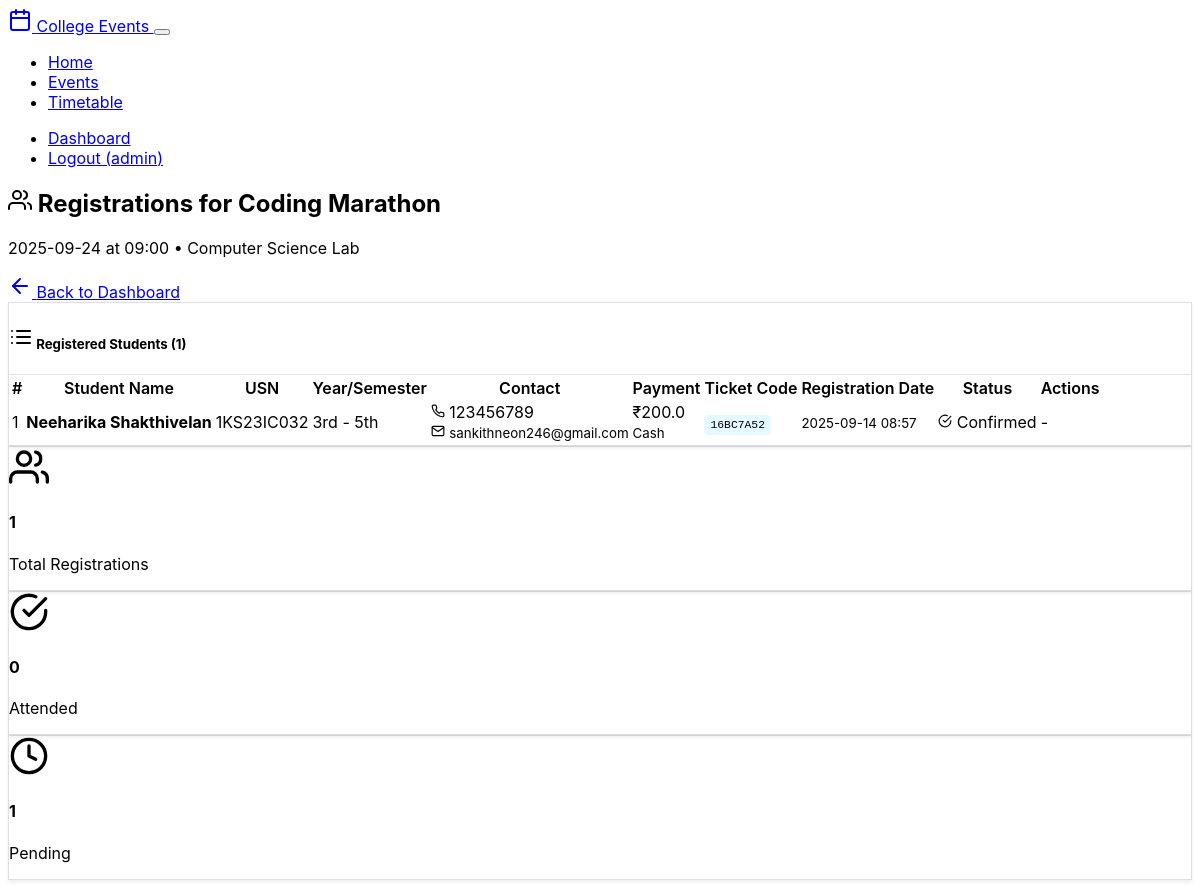
/admin/event/2/registrations (signed in), run on the app's committed database.
### app.py (models this page shows, shortened)
class Event(db.Model):
    id = db.Column(db.Integer, primary_key=True)
    name = db.Column(db.String(200), nullable=False)
    description = db.Column(db.Text, nullable=False)
    rules = db.Column(db.Text, nullable=False)
    prize = db.Column(db.String(100), nullable=False)
    registration_fee = db.Column(db.Float, nullable=False, default=0.0)
    date = db.Column(db.String(20), nullable=False)
    time = db.Column(db.String(20), nullable=False)
    venue = db.Column(db.String(200), nullable=False)
    lead_name = db.Column(db.String(100), nullable=False)
    lead_phone = db.Column(db.String(15), nullable=False)
    created_at = db.Column(db.DateTime, default=datetime.utcnow)

class Registration(db.Model):
    id = db.Column(db.Integer, primary_key=True)
    student_id = db.Column(db.Integer, db.ForeignKey('student.id'), nullable=False)
    event_id = db.Column(db.Integer, db.ForeignKey('event.id'), nullable=False)
    payment_id = db.Column(db.Integer, db.ForeignKey('payment.id'), nullable=False)
    ticket_code = db.Column(db.String(20), unique=True, nullable=False)
    blockchain_hash = db.Column(db.String(64), nullable=False)
    registration_status = db.Column(db.String(20), default='pending')  # 'pending', 'confirmed', 'cancelled'
    registered_at = db.Column(db.DateTime, default=datetime.utcnow)
    student = db.relationship('Student', backref=db.backref('registrations', lazy=True))
    event = db.relationship('Event', backref=db.backref('registrations', lazy=True))
    payment = db.relationship('Payment', backref=db.backref('registration', uselist=False, lazy=True))

class Student(db.Model):
    id = db.Column(db.Integer, primary_key=True)
    name = db.Column(db.String(100), nullable=False)
    usn = db.Column(db.String(20), unique=True, nullable=False)
    year = db.Column(db.String(10), nullable=False)
    semester = db.Column(db.String(10), nullable=False)
    phone = db.Column(db.String(15), nullable=False)
    email = db.Column(db.String(100), nullable=False)
    created_at = db.Column(db.DateTime, default=datetime.utcnow)

class Payment(db.Model):
    id = db.Column(db.Integer, primary_key=True)
    payment_method = db.Column(db.String(20), nullable=False)  # 'online' or 'cash'
    transaction_id = db.Column(db.String(100))  # For online payments
    amount = db.Column(db.Float, nullable=False)
    payment_status = db.Column(db.String(20), default='pending')  # 'pending', 'verified', 'failed'
    payment_date = db.Column(db.DateTime, default=datetime.utcnow)
    verified_by_admin = db.Column(db.Integer, db.ForeignKey('admin.id'))
    verified_at = db.Column(db.DateTime)

### app.py (the view)
@app.route('/admin/event/<int:event_id>/registrations')
def event_registrations(event_id):
    if 'admin_id' not in session:
        flash('Please login to access this page', 'error')
        return redirect(url_for('admin_login'))
    event = Event.query.get_or_404(event_id)
    registrations = db.session.query(Registration, Student, Payment).join(Student).join(Payment).filter(Registration.event_id == event_id).all()
    return render_template('event_registrations.html', event=event, registrations=registrations)

### templates/event_registrations.html (shortened to what this page needs)
{% extends "base.html" %}
{% block content %}
<div class="d-flex justify-content-between align-items-center mb-4">
    <div>
        <h2>
            <i data-feather="users" class="me-2"></i>
            Registrations for {{ event.name }}
        </h2>
        <p class="text-muted mb-0">{{ event.date }} at {{ event.time }} • {{ event.venue }}</p>
    </div>
    <a href="{{ url_for('admin_dashboard') }}" class="btn btn-secondary">
        <i data-feather="arrow-left" class="me-2"></i>
        Back to Dashboard
    </a>
</div>
<div class="card">
    <div class="card-header">
        <h5 class="card-title mb-0">
            <i data-feather="list" class="me-2"></i>
            Registered Students ({{ registrations|length }})
        </h5>
    </div>
    <div class="card-body">
        {% if registrations %}
        <div class="table-responsive">
            <table class="table table-hover">
                <thead>
                    <tr>
                        <th>#</th>
                        <th>Student Name</th>
                        <th>USN</th>
                        <th>Year/Semester</th>
                        <th>Contact</th>
                        <th>Payment</th>
                        <th>Ticket Code</th>
                        <th>Registration Date</th>
                        <th>Status</th>
                        <th>Actions</th>
                    </tr>
                </thead>
                <tbody>
                    {% for registration, student, payment in registrations %}
                    <tr>
                        <td>{{ loop.index }}</td>
                        <td>
                            <strong>{{ student.name }}</strong>
                        </td>
                        <td>
                            <span class="badge bg-primary">{{ student.usn }}</span>
                        </td>
                        <td>{{ student.year }} - {{ student.semester }}</td>
                        <td>
                            <div>
                                <i data-feather="phone" width="14" height="14" class="me-1"></i>
                                {{ student.phone }}
                            </div>
                            <div>
                                <i data-feather="mail" width="14" height="14" class="me-1"></i>
                                <small class="text-muted">{{ student.email }}</small>
                            </div>
                        </td>
                        <td>
                            {% if payment.amount == 0 %}
                            <span class="badge bg-success">FREE</span>
                            {% else %}
                            <div>₹{{ payment.amount }}</div>
                            <small class="text-muted">{{ payment.payment_method.title() }}</small>
                            </div>
                            {% endif %}
                        <td>
                            <code class="text-info">{{ registration.ticket_code }}</code>
                        </td>
                        <td>
                            <small>{{ registration.registered_at.strftime('%Y-%m-%d %H:%M') }}</small>
                        </td>
                        <td>
                            {% if registration.attendance %}
                            <span class="badge bg-success">
                                <i data-feather="check" width="14" height="14" class="me-1"></i>
                                Present
                            </span>
                            <br>
                            <small class="text-muted">{{ registration.attendance[0].marked_at.strftime('%Y-%m-%d %H:%M') }}</small>
                            {% elif payment.payment_status == 'verified' %}
                            <span class="badge bg-info">
                                <i data-feather="check-circle" width="14" height="14" class="me-1"></i>
                                Confirmed
                            </span>
                            {% elif payment.payment_status == 'pending' %}
                            <span class="badge bg-warning">
                                <i data-feather="clock" width="14" height="14" class="me-1"></i>
                                Payment Pending
                            </span>
                            {% else %}
                            <span class="badge bg-secondary">
                                <i data-feather="help-circle" width="14" height="14" class="me-1"></i>
                                Unknown
                            </span>
                            {% endif %}
                        </td>
                        <td>
                            {% if payment.payment_status == 'pending' and payment.payment_method == 'cash' %}
                            <form method="POST" action="{{ url_for('verify_payment', payment_id=payment.id) }}" class="d-inline">
                                <button type="submit" class="btn btn-sm btn-success"
                                        onclick="return confirm('Confirm cash payment of ₹{{ payment.amount }} received from {{ student.name }}?')">
                                    <i data-feather="check"></i>
                                    Verify
                                </button>
                            </form>
                            {% else %}
                            <span class="text-muted">-</span>
                            {% endif %}
                        </td>
                    {% endfor %}
        </div>
        {% else %}
        <div class="text-center py-4">
            <i data-feather="user-x" width="64" height="64" class="text-muted mb-3"></i>
            <h5 class="text-muted">No Registrations Yet</h5>
            <p class="text-muted">Students haven't registered for this event yet.</p>
        </div>
        {% endif %}
    </div>
{% if registrations %}
<div class="row mt-4">
    <div class="col-md-4">
        <div class="card text-center">
            <div class="card-body">
                <i data-feather="users" width="40" height="40" class="text-primary mb-2"></i>
                <h4>{{ registrations|length }}</h4>
                <p class="text-muted mb-0">Total Registrations</p>
            </div>
        </div>
    </div>
    <div class="col-md-4">
        <div class="card text-center">
            <div class="card-body">
                <i data-feather="check-circle" width="40" height="40" class="text-success mb-2"></i>
                <h4>{{ registrations | selectattr('0.attendance') | list | length }}</h4>
                <p class="text-muted mb-0">Attended</p>
            </div>
        </div>
    </div>
    <div class="col-md-4">
        <div class="card text-center">
            <div class="card-body">
                <i data-feather="clock" width="40" height="40" class="text-warning mb-2"></i>
                <h4>{{ registrations | rejectattr('0.attendance') | list | length }}</h4>
                <p class="text-muted mb-0">Pending</p>
            </div>
        </div>
    </div>
</div>
{% endif %}
{% endblock %}

### static/style.css (style rules this page uses)
body { font-family: -apple-system, BlinkMacSystemFont, 'Segoe UI', Roboto, sans-serif; }
.card { box-shadow: 0 0.125rem 0.25rem rgba(0, 0, 0, 0.075); border: 1px solid rgba(0, 0, 0, 0.125); }
.card-header { background-color: var(--bs-gray-100); border-bottom: 1px solid rgba(0, 0, 0, 0.125); }
.table th { border-top: none; font-weight: 600; color: var(--bs-gray-800); background-color: var(--bs-gray-50); }
code { color: var(--bs-info); background-color: rgba(13, 202, 240, 0.1); padding: 0.25rem 0.375rem; border-radius: 0.25rem; font-size: 0.875em; }
[data-bs-theme="dark"] .card-header { background-color: var(--bs-gray-800); }
[data-bs-theme="dark"] .table th { background-color: var(--bs-gray-800); color: var(--bs-gray-200); }
.btn { transition: all 0.2s ease-in-out; }
.card { transition: transform 0.2s ease-in-out; }

### data on the page
Event: name "Coding Marathon", date "2025-09-24", time "09:00", venue "Computer Science Lab"
Registration: name "Neeharika Shakthivelan", usn "1KS23IC032", year "3rd", semester "5th", phone "123456789", email "sankithneon246@gmail.com", amount "200.0", payment_method "Cash", ticket_code "16BC7A52", registered_at "2025-09-14 08:57"

### other printed values
{{ session.admin_username }} "admin"
{{ registrations|length }} "1"
{{ registrations | selectattr('0.attendance') | list | length }} "0"
{{ registrations | rejectattr('0.attendance') | list | length }} "1"
